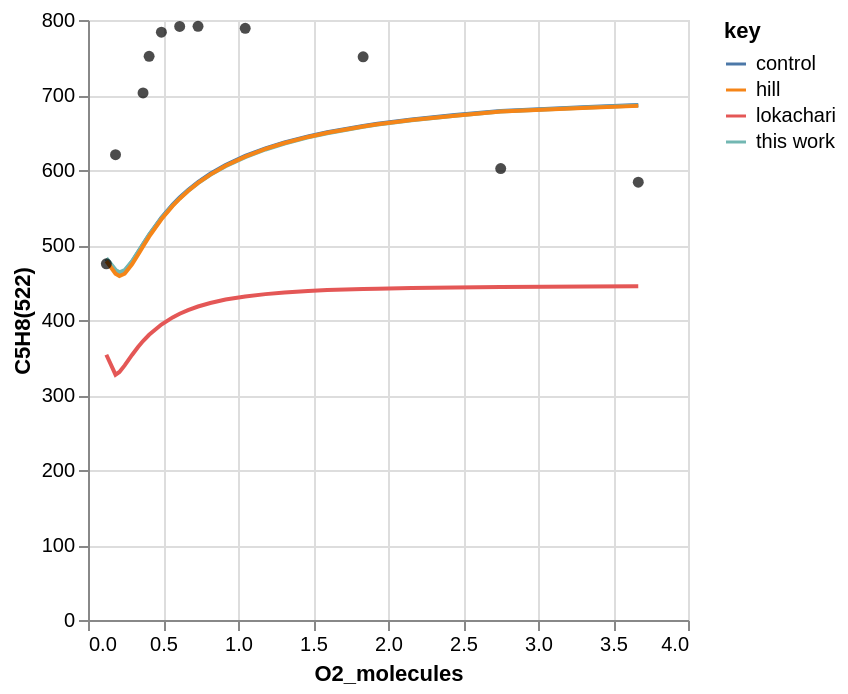
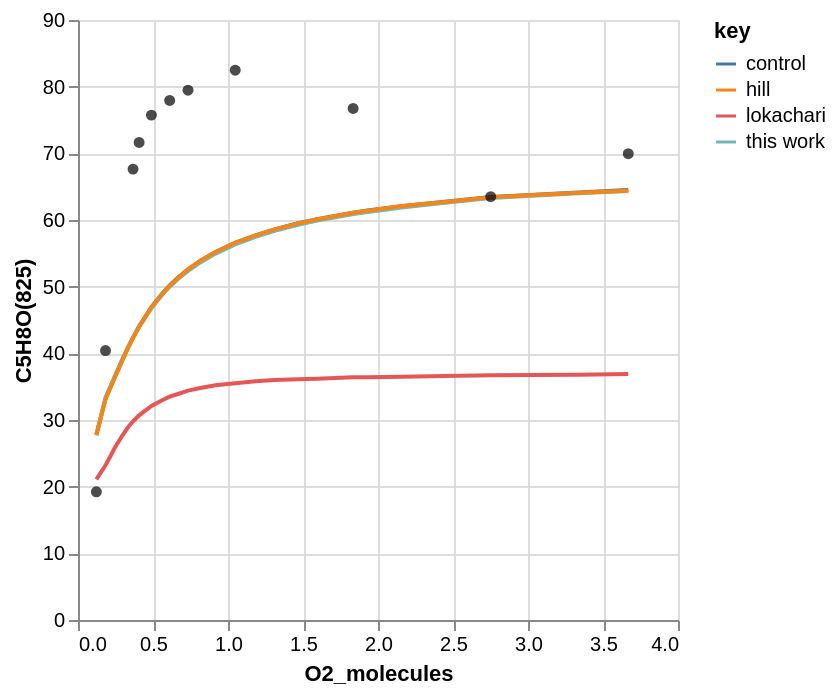
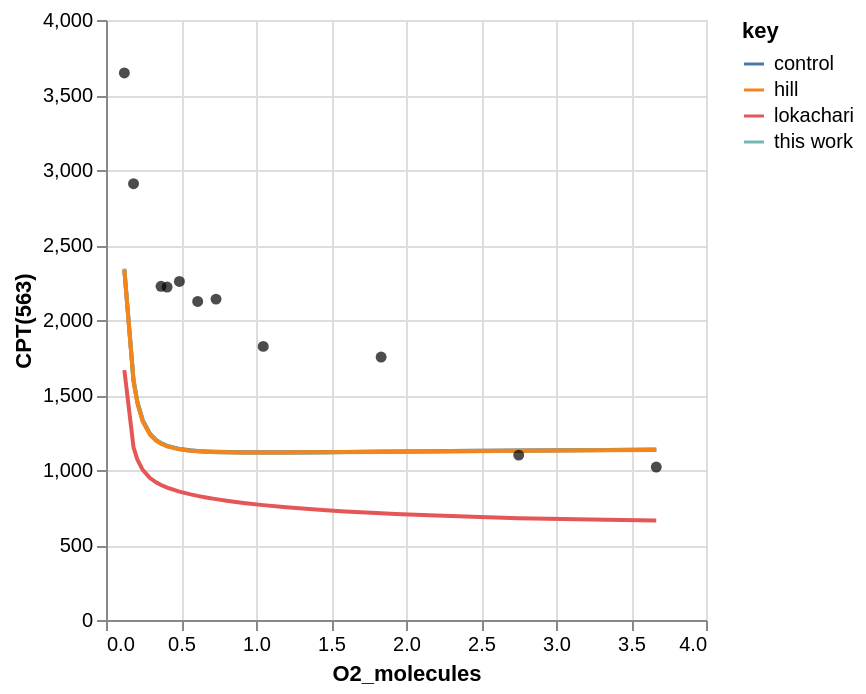
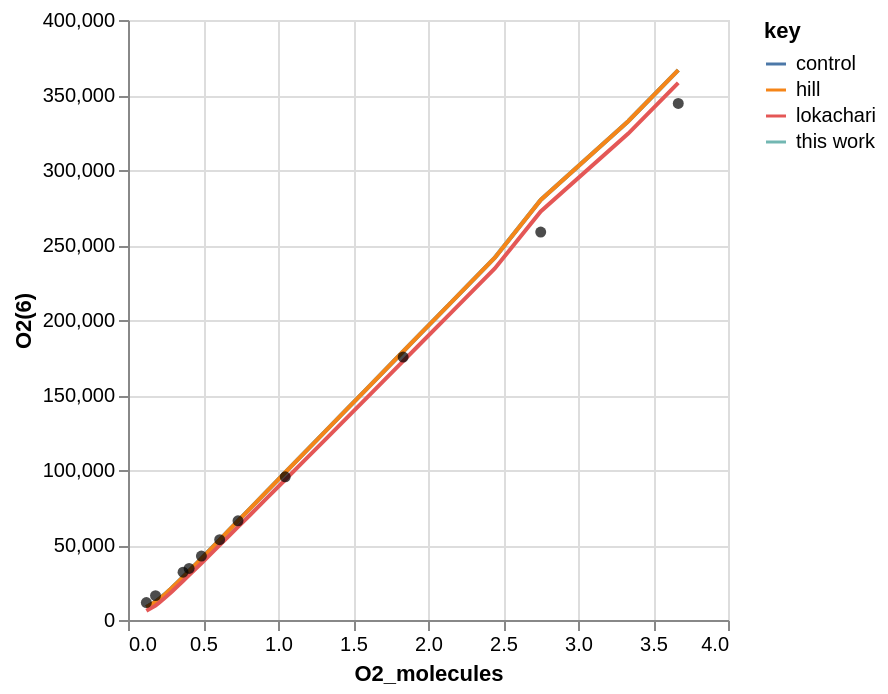

Notebook cell for these charts, in order:
### Code cell
# Plot
charts = workflow.plot_simulation(
    tag=tag,
    root_path=root_path,
    x_col="O2_molecules",
    line_source_=["hill", "lokachari"],
    point_source="experiment",
)
for chart in charts:
    chart.show()

### Figure 1 — Vega-Lite specification as saved in the notebook (floating-point values rounded to 4 significant figures)
{"config": {"view": {"continuousWidth": 300, "continuousHeight": 300}}, "layer": [{"data": {"name": "data-8cb0f411dc2e47bab9521012b9739092"}, "mark": {"type": "line"}, "encoding": {"color": {"field": "key", "type": "nominal"}, "x": {"field": "O2_molecules", "type": "quantitative"}, "y": {"field": "value", "title": "C5H8(522)", "type": "quantitative"}}, "transform": [{"fold": ["control", "this work", "hill", "lokachari"]}]}, {"data": {"name": "data-ffe75d1cbd0aaee013379dd4e82dccaa"}, "mark": {"type": "circle"}, "encoding": {"color": {"value": "black"}, "x": {"field": "O2_molecules", "type": "quantitative"}, "y": {"field": "experiment", "type": "quantitative"}}}], "$schema": "https://vega.github.io/schema/vega-lite/v5.20.1.json", "datasets": {"data-8cb0f411dc2e47bab9521012b9739092": [{"O2_molecules": 3.668, "control": 686.5, "this work": 686.0, "hill": 685.5, "lokachari": 445.1}, {"O2_molecules": 3.335, "control": 684.1, "this work": 683.5, "hill": 683.1, "lokachari": 444.6}, {"O2_molecules": 2.751, "control": 678.8, "this work": 678.0, "hill": 677.9, "lokachari": 444.0}, {"O2_molecules": 2.446, "control": 673.2, "this work": 672.2, "hill": 672.3, "lokachari": 443.3}, {"O2_molecules": 2.158, "control": 667.5, "this work": 666.4, "hill": 666.6, "lokachari": 442.6}, {"O2_molecules": 1.931, "control": 661.7, "this work": 660.5, "hill": 660.9, "lokachari": 441.8}, {"O2_molecules": 1.834, "control": 658.9, "this work": 657.6, "hill": 658.0, "lokachari": 441.4}, {"O2_molecules": 1.595, "control": 650.4, "this work": 649.0, "hill": 649.6, "lokachari": 439.9}, {"O2_molecules": 1.467, "control": 644.9, "this work": 643.5, "hill": 644.1, "lokachari": 438.7}, {"O2_molecules": 1.31, "control": 636.8, "this work": 635.3, "hill": 636.0, "lokachari": 436.7}, {"O2_molecules": 1.183, "control": 628.9, "this work": 627.4, "hill": 628.1, "lokachari": 434.5}, {"O2_molecules": 1.048, "control": 618.8, "this work": 617.2, "hill": 617.9, "lokachari": 431.3}, {"O2_molecules": 0.9171, "control": 606.6, "this work": 605.1, "hill": 605.6, "lokachari": 427.3}, {"O2_molecules": 0.8152, "control": 595.0, "this work": 593.5, "hill": 593.9, "lokachari": 422.7}, {"O2_molecules": 0.7335, "control": 584.0, "this work": 582.6, "hill": 582.7, "lokachari": 418.0}, {"O2_molecules": 0.667, "control": 573.5, "this work": 572.1, "hill": 572.0, "lokachari": 413.2}, {"O2_molecules": 0.6112, "control": 563.4, "this work": 562.2, "hill": 561.8, "lokachari": 408.3}, {"O2_molecules": 0.5644, "control": 553.9, "this work": 552.8, "hill": 552.1, "lokachari": 403.5}, {"O2_molecules": 0.4893, "control": 536.3, "this work": 535.5, "hill": 534.3, "lokachari": 393.9}, {"O2_molecules": 0.4074, "control": 513.7, "this work": 513.3, "hill": 511.1, "lokachari": 380.3}, {"O2_molecules": 0.367, "control": 501.0, "this work": 500.9, "hill": 498.2, "lokachari": 371.9}, {"O2_molecules": 0.3335, "control": 490.2, "this work": 490.5, "hill": 487.2, "lokachari": 364.0}, {"O2_molecules": 0.2935, "control": 477.6, "this work": 478.2, "hill": 474.3, "lokachari": 353.4}, {"O2_molecules": 0.2446, "control": 465.3, "this work": 466.4, "hill": 461.7, "lokachari": 339.5}, {"O2_molecules": 0.2096, "control": 462.2, "this work": 463.6, "hill": 458.6, "lokachari": 330.7}, {"O2_molecules": 0.1835, "control": 465.3, "this work": 466.9, "hill": 461.8, "lokachari": 327.1}, {"O2_molecules": 0.1223, "control": 481.2, "this work": 482.3, "hill": 478.7, "lokachari": 353.7}], "data-ffe75d1cbd0aaee013379dd4e82dccaa": [{"O2_molecules": 0.1223, "experiment": 475.0}, {"O2_molecules": 0.1835, "experiment": 620.4}, {"O2_molecules": 0.367, "experiment": 702.8}, {"O2_molecules": 0.4074, "experiment": 751.5}, {"O2_molecules": 0.4893, "experiment": 783.7}, {"O2_molecules": 0.6112, "experiment": 791.4}, {"O2_molecules": 0.7335, "experiment": 791.6}, {"O2_molecules": 1.048, "experiment": 788.9}, {"O2_molecules": 1.834, "experiment": 751.0}, {"O2_molecules": 2.751, "experiment": 602.0}, {"O2_molecules": 3.668, "experiment": 583.8}]}}

### Figure 2 — Vega-Lite specification as saved in the notebook (floating-point values rounded to 4 significant figures)
{"config": {"view": {"continuousWidth": 300, "continuousHeight": 300}}, "layer": [{"data": {"name": "data-14a7a581fd35561f0e1d0c669ed98ab5"}, "mark": {"type": "line"}, "encoding": {"color": {"field": "key", "type": "nominal"}, "x": {"field": "O2_molecules", "type": "quantitative"}, "y": {"field": "value", "title": "C5H8O(825)", "type": "quantitative"}}, "transform": [{"fold": ["control", "this work", "hill", "lokachari"]}]}, {"data": {"name": "data-4620143b4c4258af8d76de8a3cbd45bb"}, "mark": {"type": "circle"}, "encoding": {"color": {"value": "black"}, "x": {"field": "O2_molecules", "type": "quantitative"}, "y": {"field": "experiment", "type": "quantitative"}}}], "$schema": "https://vega.github.io/schema/vega-lite/v5.20.1.json", "datasets": {"data-14a7a581fd35561f0e1d0c669ed98ab5": [{"O2_molecules": 3.668, "control": 64.49, "this work": 64.37, "hill": 64.4, "lokachari": 36.9}, {"O2_molecules": 3.335, "control": 64.14, "this work": 64.01, "hill": 64.1, "lokachari": 36.8}, {"O2_molecules": 2.751, "control": 63.45, "this work": 63.29, "hill": 63.4, "lokachari": 36.7}, {"O2_molecules": 2.446, "control": 62.76, "this work": 62.58, "hill": 62.7, "lokachari": 36.6}, {"O2_molecules": 2.158, "control": 62.08, "this work": 61.89, "hill": 62.1, "lokachari": 36.5}, {"O2_molecules": 1.931, "control": 61.41, "this work": 61.21, "hill": 61.4, "lokachari": 36.4}, {"O2_molecules": 1.834, "control": 61.09, "this work": 60.88, "hill": 61.1, "lokachari": 36.4}, {"O2_molecules": 1.595, "control": 60.13, "this work": 59.91, "hill": 60.1, "lokachari": 36.2}, {"O2_molecules": 1.467, "control": 59.51, "this work": 59.28, "hill": 59.5, "lokachari": 36.1}, {"O2_molecules": 1.31, "control": 58.59, "this work": 58.36, "hill": 58.6, "lokachari": 36.0}, {"O2_molecules": 1.183, "control": 57.71, "this work": 57.47, "hill": 57.7, "lokachari": 35.8}, {"O2_molecules": 1.048, "control": 56.57, "this work": 56.33, "hill": 56.6, "lokachari": 35.5}, {"O2_molecules": 0.9171, "control": 55.19, "this work": 54.96, "hill": 55.2, "lokachari": 35.2}, {"O2_molecules": 0.8152, "control": 53.86, "this work": 53.64, "hill": 53.9, "lokachari": 34.8}, {"O2_molecules": 0.7335, "control": 52.58, "this work": 52.37, "hill": 52.6, "lokachari": 34.4}, {"O2_molecules": 0.667, "control": 51.36, "this work": 51.16, "hill": 51.3, "lokachari": 33.9}, {"O2_molecules": 0.6112, "control": 50.18, "this work": 49.99, "hill": 50.2, "lokachari": 33.5}, {"O2_molecules": 0.5644, "control": 49.04, "this work": 48.88, "hill": 49.0, "lokachari": 33.0}, {"O2_molecules": 0.4893, "control": 46.91, "this work": 46.78, "hill": 46.9, "lokachari": 32.1}, {"O2_molecules": 0.4074, "control": 44.06, "this work": 43.98, "hill": 44.0, "lokachari": 30.7}, {"O2_molecules": 0.367, "control": 42.39, "this work": 42.34, "hill": 42.3, "lokachari": 29.8}, {"O2_molecules": 0.3335, "control": 40.89, "this work": 40.86, "hill": 40.8, "lokachari": 28.9}, {"O2_molecules": 0.2935, "control": 38.94, "this work": 38.96, "hill": 38.8, "lokachari": 27.6}, {"O2_molecules": 0.2446, "control": 36.43, "this work": 36.49, "hill": 36.3, "lokachari": 25.8}, {"O2_molecules": 0.2096, "control": 34.63, "this work": 34.71, "hill": 34.5, "lokachari": 24.3}, {"O2_molecules": 0.1835, "control": 33.26, "this work": 33.34, "hill": 33.1, "lokachari": 23.2}, {"O2_molecules": 0.1223, "control": 27.76, "this work": 27.8, "hill": 27.7, "lokachari": 21.1}], "data-4620143b4c4258af8d76de8a3cbd45bb": [{"O2_molecules": 0.1223, "experiment": 19.23}, {"O2_molecules": 0.1835, "experiment": 40.42}, {"O2_molecules": 0.367, "experiment": 67.63}, {"O2_molecules": 0.4074, "experiment": 71.63}, {"O2_molecules": 0.4893, "experiment": 75.73}, {"O2_molecules": 0.6112, "experiment": 77.94}, {"O2_molecules": 0.7335, "experiment": 79.47}, {"O2_molecules": 1.048, "experiment": 82.48}, {"O2_molecules": 1.834, "experiment": 76.73}, {"O2_molecules": 2.751, "experiment": 63.51}, {"O2_molecules": 3.668, "experiment": 69.95}]}}

### Figure 3 — Vega-Lite specification as saved in the notebook (floating-point values rounded to 4 significant figures)
{"config": {"view": {"continuousWidth": 300, "continuousHeight": 300}}, "layer": [{"data": {"name": "data-e423807f211c876afcfb1ca54c33838b"}, "mark": {"type": "line"}, "encoding": {"color": {"field": "key", "type": "nominal"}, "x": {"field": "O2_molecules", "type": "quantitative"}, "y": {"field": "value", "title": "CPT(563)", "type": "quantitative"}}, "transform": [{"fold": ["control", "this work", "hill", "lokachari"]}]}, {"data": {"name": "data-08e571bc1f97dd77034a789e8e2000c6"}, "mark": {"type": "circle"}, "encoding": {"color": {"value": "black"}, "x": {"field": "O2_molecules", "type": "quantitative"}, "y": {"field": "experiment", "type": "quantitative"}}}], "$schema": "https://vega.github.io/schema/vega-lite/v5.20.1.json", "datasets": {"data-e423807f211c876afcfb1ca54c33838b": [{"O2_molecules": 3.668, "control": 1136.0, "this work": 1135.0, "hill": 1134.0, "lokachari": 663.2}, {"O2_molecules": 3.335, "control": 1134.0, "this work": 1133.0, "hill": 1132.0, "lokachari": 668.1}, {"O2_molecules": 2.751, "control": 1131.0, "this work": 1129.0, "hill": 1129.0, "lokachari": 678.2}, {"O2_molecules": 2.446, "control": 1128.0, "this work": 1126.0, "hill": 1126.0, "lokachari": 688.1}, {"O2_molecules": 2.158, "control": 1126.0, "this work": 1123.0, "hill": 1124.0, "lokachari": 697.7}, {"O2_molecules": 1.931, "control": 1124.0, "this work": 1121.0, "hill": 1122.0, "lokachari": 706.9}, {"O2_molecules": 1.834, "control": 1123.0, "this work": 1120.0, "hill": 1121.0, "lokachari": 711.3}, {"O2_molecules": 1.595, "control": 1121.0, "this work": 1118.0, "hill": 1120.0, "lokachari": 723.9}, {"O2_molecules": 1.467, "control": 1120.0, "this work": 1117.0, "hill": 1119.0, "lokachari": 731.8}, {"O2_molecules": 1.31, "control": 1119.0, "this work": 1115.0, "hill": 1118.0, "lokachari": 742.8}, {"O2_molecules": 1.183, "control": 1118.0, "this work": 1115.0, "hill": 1117.0, "lokachari": 753.1}, {"O2_molecules": 1.048, "control": 1118.0, "this work": 1114.0, "hill": 1117.0, "lokachari": 765.8}, {"O2_molecules": 0.9171, "control": 1118.0, "this work": 1115.0, "hill": 1117.0, "lokachari": 780.7}, {"O2_molecules": 0.8152, "control": 1120.0, "this work": 1116.0, "hill": 1118.0, "lokachari": 793.7}, {"O2_molecules": 0.7335, "control": 1122.0, "this work": 1118.0, "hill": 1120.0, "lokachari": 805.7}, {"O2_molecules": 0.667, "control": 1124.0, "this work": 1121.0, "hill": 1122.0, "lokachari": 816.9}, {"O2_molecules": 0.6112, "control": 1127.0, "this work": 1124.0, "hill": 1125.0, "lokachari": 827.3}, {"O2_molecules": 0.5644, "control": 1131.0, "this work": 1128.0, "hill": 1129.0, "lokachari": 837.3}, {"O2_molecules": 0.4893, "control": 1141.0, "this work": 1139.0, "hill": 1138.0, "lokachari": 856.0}, {"O2_molecules": 0.4074, "control": 1161.0, "this work": 1160.0, "hill": 1157.0, "lokachari": 882.6}, {"O2_molecules": 0.367, "control": 1179.0, "this work": 1179.0, "hill": 1174.0, "lokachari": 900.1}, {"O2_molecules": 0.3335, "control": 1200.0, "this work": 1201.0, "hill": 1195.0, "lokachari": 918.0}, {"O2_molecules": 0.2935, "control": 1241.0, "this work": 1242.0, "hill": 1235.0, "lokachari": 946.5}, {"O2_molecules": 0.2446, "control": 1331.0, "this work": 1334.0, "hill": 1324.0, "lokachari": 1001.0}, {"O2_molecules": 0.2096, "control": 1450.0, "this work": 1455.0, "hill": 1443.0, "lokachari": 1068.0}, {"O2_molecules": 0.1835, "control": 1596.0, "this work": 1602.0, "hill": 1590.0, "lokachari": 1152.0}, {"O2_molecules": 0.1223, "control": 2334.0, "this work": 2343.0, "hill": 2332.0, "lokachari": 1666.0}], "data-08e571bc1f97dd77034a789e8e2000c6": [{"O2_molecules": 0.1223, "experiment": 3647.0}, {"O2_molecules": 0.1835, "experiment": 2909.0}, {"O2_molecules": 0.367, "experiment": 2224.0}, {"O2_molecules": 0.4074, "experiment": 2219.0}, {"O2_molecules": 0.4893, "experiment": 2257.0}, {"O2_molecules": 0.6112, "experiment": 2124.0}, {"O2_molecules": 0.7335, "experiment": 2139.0}, {"O2_molecules": 1.048, "experiment": 1824.0}, {"O2_molecules": 1.834, "experiment": 1753.0}, {"O2_molecules": 2.751, "experiment": 1099.0}, {"O2_molecules": 3.668, "experiment": 1020.0}]}}

### Figure 4 — Vega-Lite specification as saved in the notebook (floating-point values rounded to 4 significant figures)
{"config": {"view": {"continuousWidth": 300, "continuousHeight": 300}}, "layer": [{"data": {"name": "data-3de29fff2afe7da70fbf2064171aa6c6"}, "mark": {"type": "line"}, "encoding": {"color": {"field": "key", "type": "nominal"}, "x": {"field": "O2_molecules", "type": "quantitative"}, "y": {"field": "value", "title": "O2(6)", "type": "quantitative"}}, "transform": [{"fold": ["control", "this work", "hill", "lokachari"]}]}, {"data": {"name": "data-4b5ee9d9716773ddad330fd138d04289"}, "mark": {"type": "circle"}, "encoding": {"color": {"value": "black"}, "x": {"field": "O2_molecules", "type": "quantitative"}, "y": {"field": "experiment", "type": "quantitative"}}}], "$schema": "https://vega.github.io/schema/vega-lite/v5.20.1.json", "datasets": {"data-3de29fff2afe7da70fbf2064171aa6c6": [{"O2_molecules": 3.668, "control": 366600.0, "this work": 366600.0, "hill": 366600.0, "lokachari": 358100.0}, {"O2_molecules": 3.335, "control": 332500.0, "this work": 332500.0, "hill": 332500.0, "lokachari": 324300.0}, {"O2_molecules": 2.751, "control": 280100.0, "this work": 280100.0, "hill": 280100.0, "lokachari": 272400.0}, {"O2_molecules": 2.446, "control": 241600.0, "this work": 241600.0, "hill": 241600.0, "lokachari": 234300.0}, {"O2_molecules": 2.158, "control": 212100.0, "this work": 212100.0, "hill": 212100.0, "lokachari": 205300.0}, {"O2_molecules": 1.931, "control": 188900.0, "this work": 188900.0, "hill": 188900.0, "lokachari": 182300.0}, {"O2_molecules": 1.834, "control": 179000.0, "this work": 179000.0, "hill": 179000.0, "lokachari": 172600.0}, {"O2_molecules": 1.595, "control": 154500.0, "this work": 154500.0, "hill": 154500.0, "lokachari": 148500.0}, {"O2_molecules": 1.467, "control": 141400.0, "this work": 141400.0, "hill": 141400.0, "lokachari": 135600.0}, {"O2_molecules": 1.31, "control": 125300.0, "this work": 125300.0, "hill": 125300.0, "lokachari": 119800.0}, {"O2_molecules": 1.183, "control": 112200.0, "this work": 112200.0, "hill": 112200.0, "lokachari": 107100.0}, {"O2_molecules": 1.048, "control": 98360.0, "this work": 98350.0, "hill": 98340.0, "lokachari": 93490.0}, {"O2_molecules": 0.9171, "control": 84890.0, "this work": 84890.0, "hill": 84880.0, "lokachari": 80370.0}, {"O2_molecules": 0.8152, "control": 74420.0, "this work": 74410.0, "hill": 74400.0, "lokachari": 70180.0}, {"O2_molecules": 0.7335, "control": 66040.0, "this work": 66030.0, "hill": 66020.0, "lokachari": 62060.0}, {"O2_molecules": 0.667, "control": 59180.0, "this work": 59180.0, "hill": 59170.0, "lokachari": 55420.0}, {"O2_molecules": 0.6112, "control": 53480.0, "this work": 53470.0, "hill": 53460.0, "lokachari": 49910.0}, {"O2_molecules": 0.5644, "control": 48660.0, "this work": 48660.0, "hill": 48640.0, "lokachari": 45260.0}, {"O2_molecules": 0.4893, "control": 40970.0, "this work": 40970.0, "hill": 40950.0, "lokachari": 37850.0}, {"O2_molecules": 0.4074, "control": 32710.0, "this work": 32720.0, "hill": 32680.0, "lokachari": 29900.0}, {"O2_molecules": 0.367, "control": 28640.0, "this work": 28650.0, "hill": 28610.0, "lokachari": 25960.0}, {"O2_molecules": 0.3335, "control": 25360.0, "this work": 25380.0, "hill": 25330.0, "lokachari": 22780.0}, {"O2_molecules": 0.2935, "control": 21520.0, "this work": 21540.0, "hill": 21480.0, "lokachari": 19020.0}, {"O2_molecules": 0.2446, "control": 17060.0, "this work": 17090.0, "hill": 17030.0, "lokachari": 14590.0}, {"O2_molecules": 0.2096, "control": 14160.0, "this work": 14190.0, "hill": 14120.0, "lokachari": 11620.0}, {"O2_molecules": 0.1835, "control": 12200.0, "this work": 12230.0, "hill": 12170.0, "lokachari": 9588.0}, {"O2_molecules": 0.1223, "control": 8582.0, "this work": 8607.0, "hill": 8577.0, "lokachari": 6140.0}], "data-4b5ee9d9716773ddad330fd138d04289": [{"O2_molecules": 0.1223, "experiment": 11610.0}, {"O2_molecules": 0.1835, "experiment": 16260.0}, {"O2_molecules": 0.367, "experiment": 31840.0}, {"O2_molecules": 0.4074, "experiment": 34350.0}, {"O2_molecules": 0.4893, "experiment": 42620.0}, {"O2_molecules": 0.6112, "experiment": 53550.0}, {"O2_molecules": 0.7335, "experiment": 66130.0}, {"O2_molecules": 1.048, "experiment": 95480.0}, {"O2_molecules": 1.834, "experiment": 175300.0}, {"O2_molecules": 2.751, "experiment": 258700.0}, {"O2_molecules": 3.668, "experiment": 344400.0}]}}
